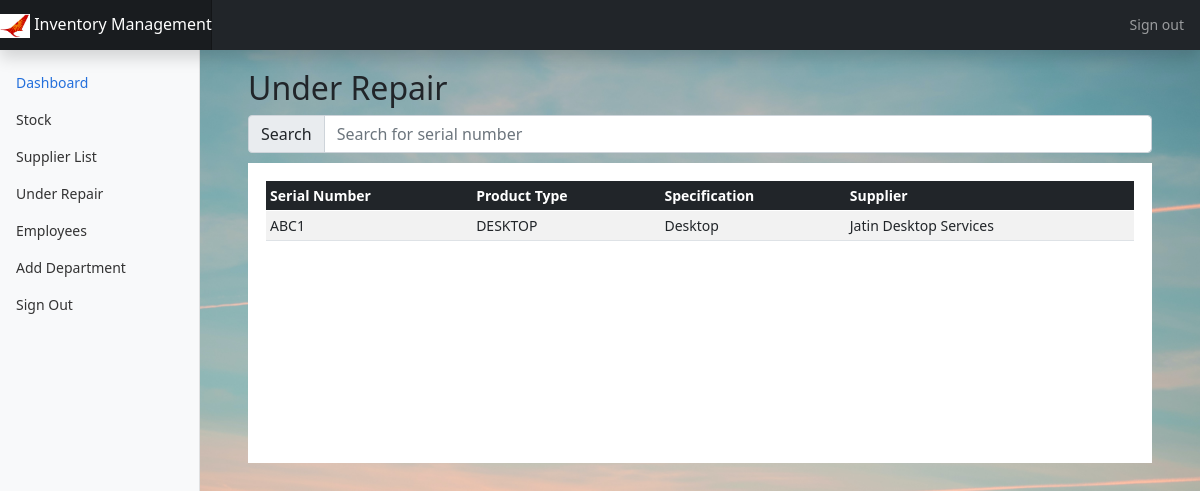
/listRepair (signed in), run on an earlier commit of the app's database.
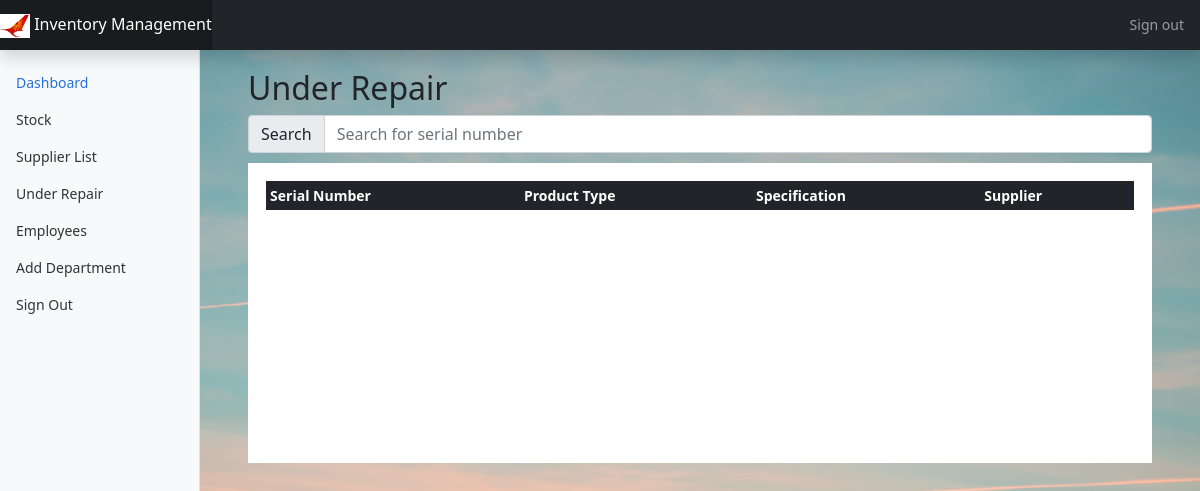
And on a later commit of the database.
### main/models.py (models this page shows, shortened)
class Repair(models.Model):
    prod_id = models.AutoField(primary_key=True)
    prod_name = models.CharField(max_length=50,default=' ')
    serial_num = models.CharField(max_length=100, unique=True,default=' ')
    specification = models.TextField(default=' ')
    date_received = models.DateField(default=date.today)
    supplier_id = ForeignKey(Supplier,on_delete=models.CASCADE)
    timestamp = models.DateTimeField(auto_now_add=True)

class Supplier(models.Model):
    supplier_id = models.AutoField(primary_key=True)
    name = models.CharField(max_length=100, default='')
    description = models.TextField(default=' ')
    contact = models.CharField(max_length=15,unique=True)
    def __str__(self):
        return self.name

### main/views.py (the view)
# urls.py: path('listRepair',views.listRepair,name="listRepair"),
@login_required(login_url='/auth/login')
def listRepair(request):
    repair = models.Repair.objects.all()
    context = {
        "repair" : repair
    }
    return render(request,'main/listRepair.html',context)

### templates/main/listRepair.html (shortened to what this page needs)
{% extends 'main/base.html' %}
{% block content %}
{% include 'main/navbar.html' %}
<main class="col-md-9 ms-sm-auto col-lg-10 px-md-4">
<div class="container-fluid box">
    <h2>Under Repair</h2>
    <div class="input-group flex-nowrap" style="margin-bottom: 10px;">
        <span class="input-group-text" id="addon-wrapping">Search</span>
        <input type="text"  class="form-control" id="myInput" onkeyup="showProducts()" placeholder="Search for serial number" title="Type in a serial number" aria-describedby="addon-wrapping">
    </div>
    <div class="table-responsive table-box" >
        <table class="table table-striped table-sm table-hover" id="underRepairTable">
        <thead class="header table-dark">
            <tr>
            <th scope="col">Serial Number</th>
            <th scope="col">Product Type</th>
            <th scope="col">Specification</th>
            <th scope="col">Supplier</th>
            </tr>
        </thead>
        <tbody>
            {% for item in repair %}
            <tr>
                <td>{{ item.serial_num }}</td>
                <td>{{ item.prod_name }}</td>
                <td>{{ item.specification }}</td>
                <td>{{ item.supplier_id }}</td>
            </tr>
            {% endfor %}
        </tbody>
        </table>
    </div>
</div>
{% endblock %}

What changed in the data, as far as the page shows it:
removed Repair: serial_num "ABC1", prod_name "DESKTOP", specification "Desktop", supplier_id "Jatin Desktop Services"
